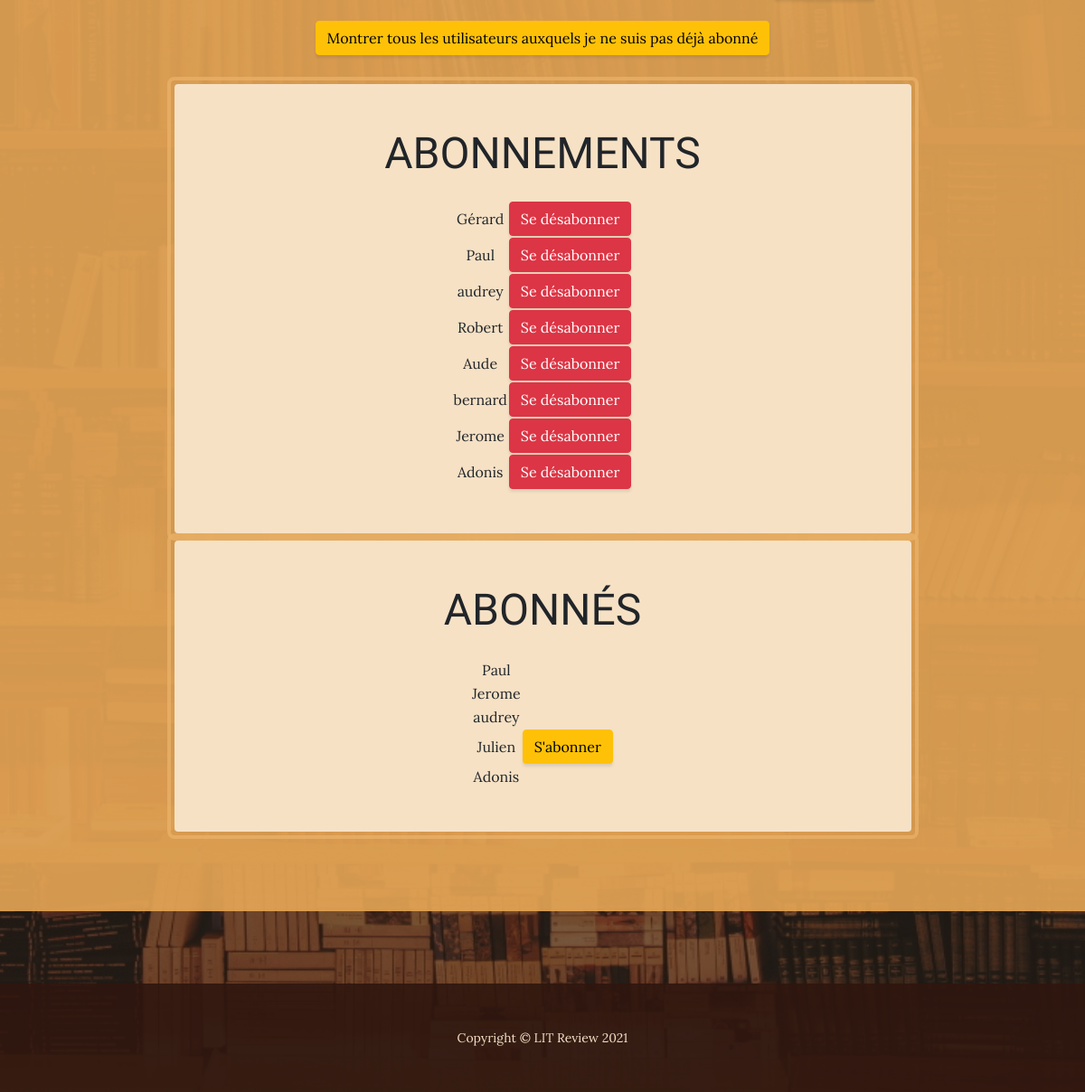
Page /reviews/user_follows/ (signed in, lower part) on the earlier database version.
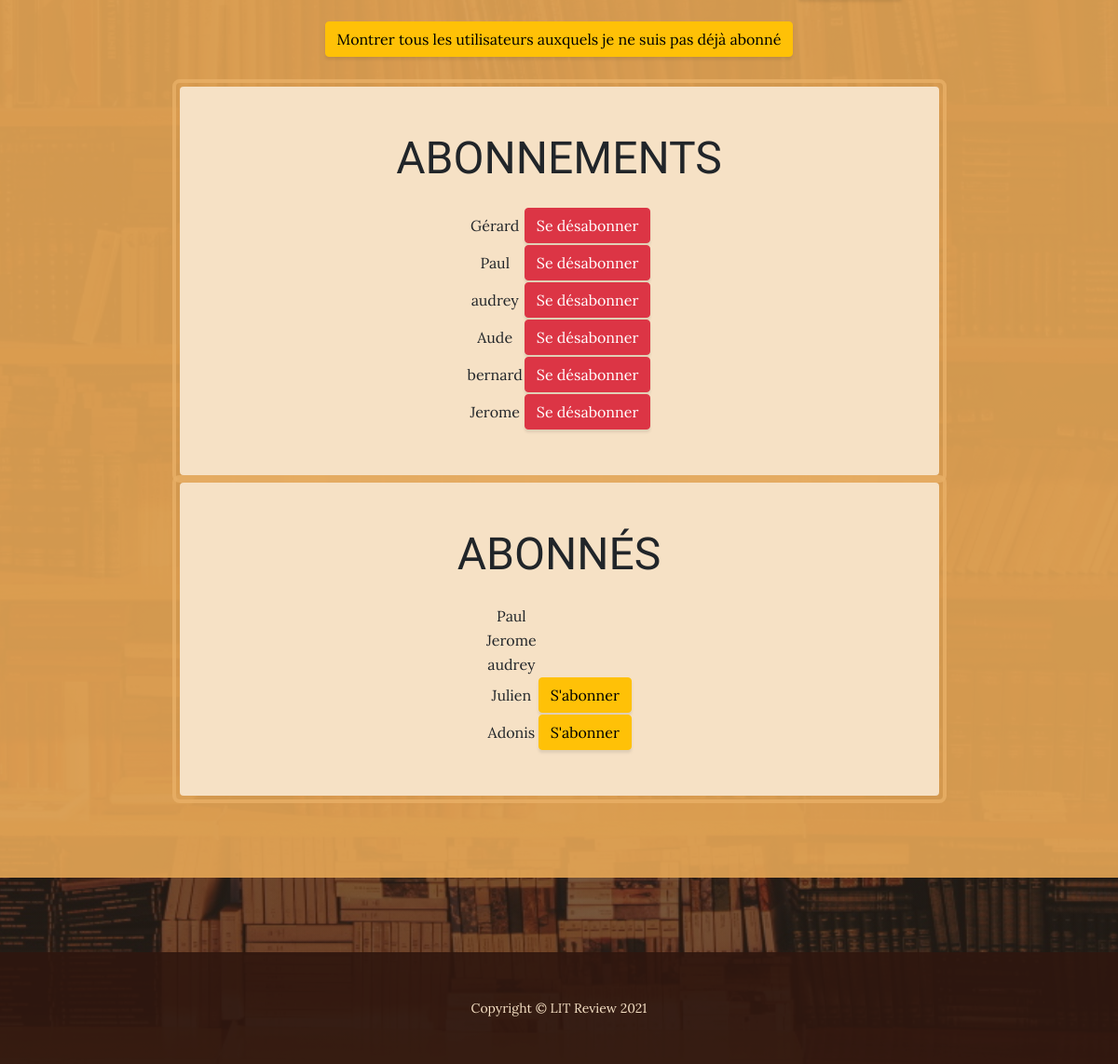
Same page on the later database version.
### reviews/models.py (models this page shows, shortened)
class UserFollow(models.Model):
    user = models.ForeignKey(
        to=settings.AUTH_USER_MODEL, on_delete=models.CASCADE, related_name='following'
    )
    followed_user = models.ForeignKey(
        to=settings.AUTH_USER_MODEL, on_delete=models.CASCADE, related_name='followed_by'
    )
    class Meta:
        unique_together = ('user', 'followed_user', )
        verbose_name = _("Abonné à un utilisateur")
        verbose_name_plural = _("Abonnés aux utilisateurs")

### reviews/views.py (the view, shortened to what this page needs)
# urls.py: path('user_follows/', views.user_follows, name='user_follows'),
@login_required(login_url='reviews:login')
def user_follows(request):
    form = UserSearchForm()
    search_matches = []
    followings = UserFollow.objects.filter(user=request.user)
    followed_bys = UserFollow.objects.filter(followed_user=request.user)
    followed_users = []
    for following in followings:
        followed_users.append(following.followed_user)
    context = {
        'form': form,
        'followings': followings,
        'followed_bys': followed_bys,
        'followed_users': followed_users,
        'search_matches': search_matches,
    }
    return render(request, 'reviews/user_follows.html', context)

### reviews/templates/reviews/user_follows.html (shortened to what this page needs)
{% extends 'reviews/base.html' %}
    {% block content %}
        <section class="page-section cta text-center">
            <form class="form" action="{% url 'reviews:user_follows' %}" method="post">
                <button class="btn btn-warning" type="submit">Montrer tous les utilisateurs auxquels je ne suis pas déjà abonné</button>
            </form>
            <div class="container">
                <div class="row">
                    <div class="col-xl-9 mx-auto">
                        <div class="cta-inner bg-faded text-center rounded">
                            <h2 class="section-heading mb-4">
                                <span class="section-heading-lower">Abonnements</span>
                            </h2>
                            <table class="follow_table">
                                {% for following in followings %}
                                <tr class="follow_table">
                                    <td class="follow_table">
                                        <span class="section-heading-upper">{{ following.followed_user }}</span>
                                    </td>
                                    <td class="follow_table">
                                        <form class="form" action="{% url 'reviews:user_follows' %}" method="post">
                                            <button class="btn btn-danger" type="submit">Se désabonner</button>
                                        </form>
                                    </td>
                                </tr>
                                {% empty %}
                                    <span class="section-heading-upper">Vous n'êtes encore abonné à personne</span>
                                {% endfor %}
                            </table>
                        </div>
                        <div class="cta-inner bg-faded text-center rounded">
                            <h2 class="section-heading mb-4">
                                <span class="section-heading-lower">Abonnés</span>
                            </h2>
                            <table class="follow_table">
                                {% for followed_by in followed_bys %}
                                <tr>
                                    <td class="follow_table">
                                        <span class="section-heading-upper">{{ followed_by.user }}</span>
                                    </td>
                                    {% if followed_by.user not in followed_users %}
                                    <td class="follow_table">
                                        <form class="form" action="{% url 'reviews:user_follows' %}" method="post">
                                            <button class="btn btn-warning" type="submit">S'abonner</button>
                                        </form>
                                    </td>
                                    {% endif %}
                                </tr>
                                {% empty %}
                                    <span class="section-heading-upper">Personne ne vous suit ;-(</span>
                                {% endfor %}
                            </table>
                        </div>
                    </div>
                </div>
            </div>
        </section>
{% endblock %}

### reviews/templates/reviews/base.html (shortened to what this page needs)
<!DOCTYPE html>
<html lang="fr">
    <head>
        {% load static %}
        <link rel="stylesheet" href="https://cdnjs.cloudflare.com/ajax/libs/font-awesome/4.7.0/css/font-awesome.min.css">
        <link href="{% static 'reviews/css/styles.css' %}" rel="stylesheet" />
        <link href="{% static 'reviews/css/components.css' %}" rel="stylesheet" />
    </head>
        <body>
        {%block content %}{% endblock %}
        <footer class="footer text-faded text-center py-5">
            <div class="container"><p class="m-0 small">Copyright &copy; LIT Review 2021</p></div>
        </footer>
    </body>
</html>

### reviews/static/reviews/css/components.css (style rules this page uses)
.follow_table td { text-align: center; }

Differences in the rows shown:
removed UserFollow: followed_user "Robert", shown under "ABONNEMENTS"
removed UserFollow: followed_user "Adonis", shown under "ABONNEMENTS"
shown differently, row unchanged: UserFollow "Adonis": now shows "S'abonner"
